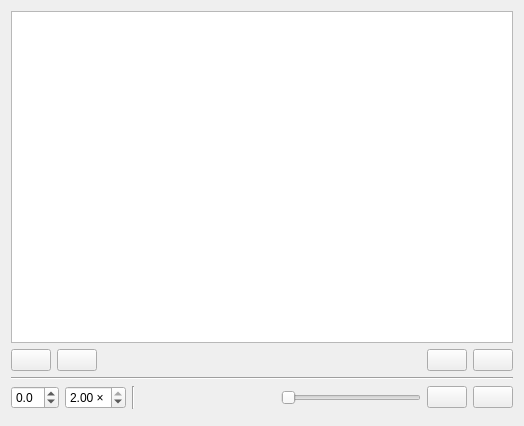
<?xml version="1.0" encoding="UTF-8"?>
<ui version="4.0">
 <class>AudioAttachmentView</class>
 <widget class="QWidget" name="AudioAttachmentView">
  <property name="geometry">
   <rect>
    <x>0</x>
    <y>0</y>
    <width>524</width>
    <height>426</height>
   </rect>
  </property>
  <layout class="QVBoxLayout" name="verticalLayout">
   <item>
    <widget class="QTableView" name="sectionView">
     <property name="toolTip">
      <string>List of all stored sections.</string>
     </property>
     <property name="selectionMode">
      <enum>QAbstractItemView::SingleSelection</enum>
     </property>
     <property name="selectionBehavior">
      <enum>QAbstractItemView::SelectRows</enum>
     </property>
     <property name="verticalScrollMode">
      <enum>QAbstractItemView::ScrollPerPixel</enum>
     </property>
     <property name="horizontalScrollMode">
      <enum>QAbstractItemView::ScrollPerPixel</enum>
     </property>
     <attribute name="horizontalHeaderVisible">
      <bool>false</bool>
     </attribute>
     <attribute name="verticalHeaderVisible">
      <bool>false</bool>
     </attribute>
    </widget>
   </item>
   <item>
    <layout class="QHBoxLayout" name="horizontalLayout_2">
     <item>
      <widget class="QPushButton" name="pushButtonRecordSection">
       <property name="toolTip">
        <string>Record left and right end of a section.</string>
       </property>
       <property name="text">
        <string/>
       </property>
       <property name="icon">
        <iconset resource="../../../ressources.qrc">
         <normaloff>:/icons/icons/turnleft.png</normaloff>:/icons/icons/turnleft.png</iconset>
       </property>
      </widget>
     </item>
     <item>
      <widget class="QPushButton" name="pushButtonClearSection">
       <property name="toolTip">
        <string>Abort section recording and drop loaded section.</string>
       </property>
       <property name="text">
        <string/>
       </property>
       <property name="icon">
        <iconset resource="../../../ressources.qrc">
         <normaloff>:/icons/icons/cross56.png</normaloff>:/icons/icons/cross56.png</iconset>
       </property>
      </widget>
     </item>
     <item>
      <spacer name="horizontalSpacer">
       <property name="orientation">
        <enum>Qt::Horizontal</enum>
       </property>
       <property name="sizeHint" stdset="0">
        <size>
         <width>40</width>
         <height>20</height>
        </size>
       </property>
      </spacer>
     </item>
     <item>
      <widget class="QPushButton" name="pushButtonRestoreSection">
       <property name="toolTip">
        <string>Restore selected Section.</string>
       </property>
       <property name="text">
        <string/>
       </property>
       <property name="icon">
        <iconset resource="../../../ressources.qrc">
         <normaloff>:/icons/icons/download73.png</normaloff>:/icons/icons/download73.png</iconset>
       </property>
      </widget>
     </item>
     <item>
      <widget class="QPushButton" name="pushButtonDeleteSection">
       <property name="toolTip">
        <string>Delete selected section.</string>
       </property>
       <property name="text">
        <string/>
       </property>
       <property name="icon">
        <iconset resource="../../../ressources.qrc">
         <normaloff>:/icons/icons/rubbish7.png</normaloff>:/icons/icons/rubbish7.png</iconset>
       </property>
      </widget>
     </item>
    </layout>
   </item>
   <item>
    <widget class="Line" name="line">
     <property name="orientation">
      <enum>Qt::Horizontal</enum>
     </property>
    </widget>
   </item>
   <item>
    <layout class="QHBoxLayout" name="horizontalLayout">
     <item>
      <widget class="QDoubleSpinBox" name="doubleSpinBoxPitch">
       <property name="toolTip">
        <string>Adjust pitch in semi tones.</string>
       </property>
       <property name="suffix">
        <string/>
       </property>
       <property name="decimals">
        <number>1</number>
       </property>
       <property name="minimum">
        <double>-9.000000000000000</double>
       </property>
       <property name="maximum">
        <double>9.000000000000000</double>
       </property>
      </widget>
     </item>
     <item>
      <widget class="QDoubleSpinBox" name="doubleSpinBoxTempo">
       <property name="toolTip">
        <string>Adjust tempo</string>
       </property>
       <property name="suffix">
        <string notr="true"> ×</string>
       </property>
       <property name="minimum">
        <double>0.350000000000000</double>
       </property>
       <property name="maximum">
        <double>2.000000000000000</double>
       </property>
       <property name="singleStep">
        <double>0.050000000000000</double>
       </property>
       <property name="value">
        <double>2.000000000000000</double>
       </property>
      </widget>
     </item>
     <item>
      <widget class="Line" name="line_3">
       <property name="orientation">
        <enum>Qt::Vertical</enum>
       </property>
      </widget>
     </item>
     <item>
      <spacer name="horizontalSpacer_2">
       <property name="orientation">
        <enum>Qt::Horizontal</enum>
       </property>
       <property name="sizeHint" stdset="0">
        <size>
         <width>40</width>
         <height>20</height>
        </size>
       </property>
      </spacer>
     </item>
     <item>
      <widget class="VolumeSlider" name="volumeSlider">
       <property name="orientation">
        <enum>Qt::Horizontal</enum>
       </property>
      </widget>
     </item>
     <item>
      <widget class="QPushButton" name="pushButtonPlayPause">
       <property name="toolTip">
        <string>Play or pause current song.</string>
       </property>
       <property name="text">
        <string/>
       </property>
       <property name="icon">
        <iconset resource="../../../ressources.qrc">
         <normaloff>:/icons/icons/1411738411_519570-066_Play-128.png</normaloff>
         <normalon>:/icons/icons/1411738419_519571-067_Pause-128.png</normalon>:/icons/icons/1411738411_519570-066_Play-128.png</iconset>
       </property>
       <property name="checkable">
        <bool>true</bool>
       </property>
      </widget>
     </item>
     <item>
      <widget class="QPushButton" name="pushButtonStop">
       <property name="toolTip">
        <string>Stop current song.</string>
       </property>
       <property name="text">
        <string/>
       </property>
       <property name="icon">
        <iconset resource="../../../ressources.qrc">
         <normaloff>:/icons/icons/1411738429_icon-stop-128.png</normaloff>:/icons/icons/1411738429_icon-stop-128.png</iconset>
       </property>
      </widget>
     </item>
    </layout>
   </item>
   <item>
    <widget class="AudioSlider" name="slider" native="true">
     <property name="toolTip">
      <string>Seek position in song.</string>
     </property>
    </widget>
   </item>
  </layout>
 </widget>
 <customwidgets>
  <customwidget>
   <class>AudioSlider</class>
   <extends>QWidget</extends>
   <header>AttachmentView/IndexedFileAttachmentView/AudioAttachmentView/audioslider.h</header>
   <container>1</container>
  </customwidget>
  <customwidget>
   <class>VolumeSlider</class>
   <extends>QSlider</extends>
   <header>AttachmentView/IndexedFileAttachmentView/AudioAttachmentView/volumeslider.h</header>
  </customwidget>
 </customwidgets>
 <resources>
  <include location="../../../ressources.qrc"/>
 </resources>
 <connections/>
</ui>
